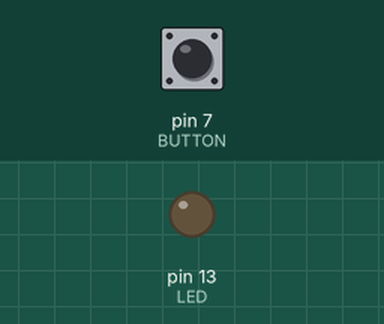
A sketch run on a simulated Arduino Uno, built with avr-gcc and run on an emulated ATmega328P. Parts: output pins drawn as LEDs (lit = HIGH). The inputs (shaded band) are chosen by the test bench; at power-on: pin 7 (BUTTON) LOW.

Above: at 1.2 s.
1.3 s: pin 7 (BUTTON) pulled HIGH for 0.15 s
At 2.0 s:
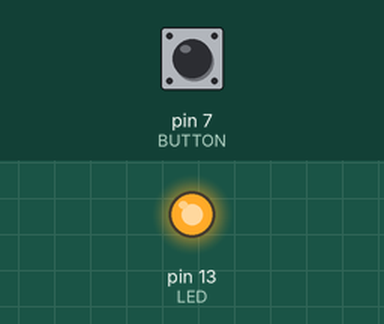
2.9 s: pin 7 (BUTTON) pulled HIGH for 1 s
At 3.2 s:
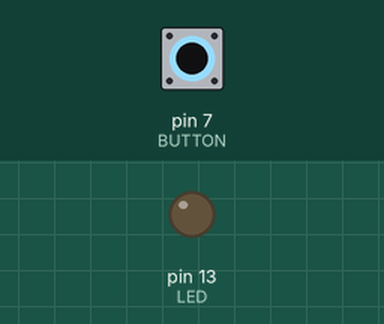
5.4 s: pin 7 (BUTTON) pulled HIGH for 3.2 s
At 6.2 s:
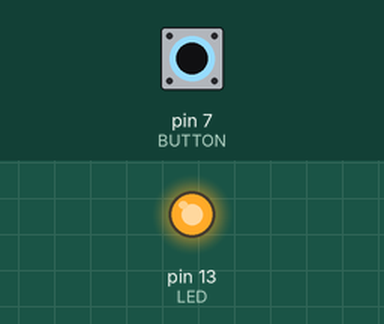
Timing chart, 0 to 8.4 s (numbered marks = the images above; inputs shaded):
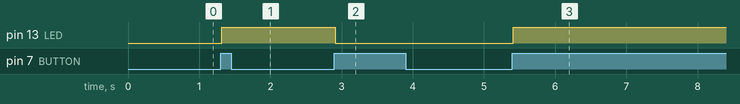

The sketch:

blinkiOn.ino
```cpp
//LED soll leuchten mit Schalter

const int LED = 13;
const int BUTTON = 7;
int val = 0;
int oval = 0;
int state = 0;// 0 LED off bis 1 dann LED an

void setup() {
  pinMode(LED, OUTPUT);
  pinMode(BUTTON, INPUT);

}

void loop() {
  val = digitalRead(BUTTON);

  if ((val == HIGH) && (oval == LOW)) {
    state = 1 - state;
    delay(5);//wegen tastenprell bei Schalter ist aber auch nicht perfekt
  }

  oval = val;

  if (state == 1) {
    delay(5);
    digitalWrite(LED, HIGH);
  } else {
    delay(5);
    digitalWrite(LED, LOW);
  }
}
```

Measured:
- after the input at 1.3 s, pin 13 (LED): LOW → HIGH at once
- after the input at 2.9 s, pin 13 (LED): HIGH → LOW at once
- after the input at 5.4 s, pin 13 (LED): LOW → HIGH at once
